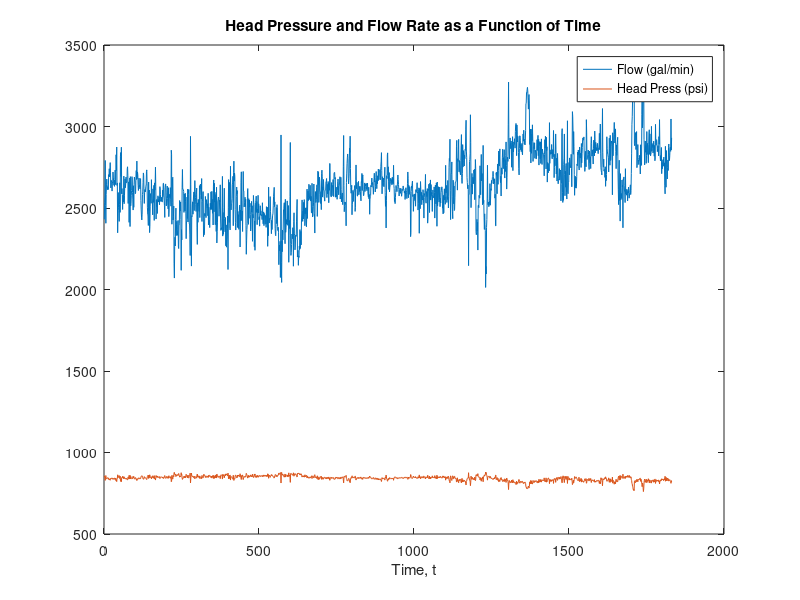
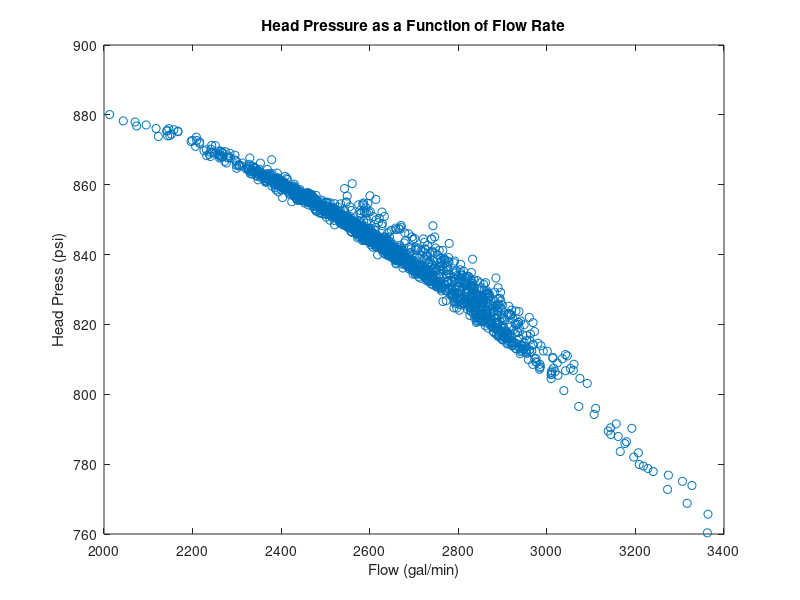
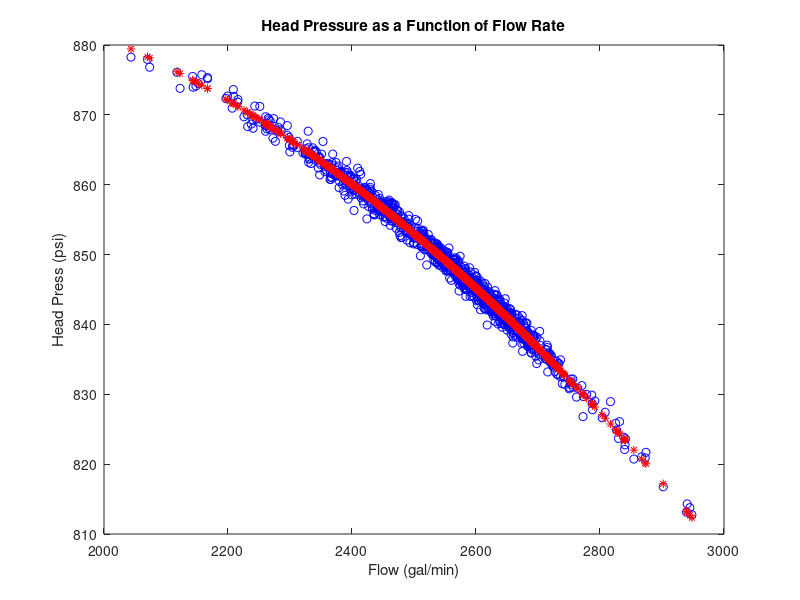
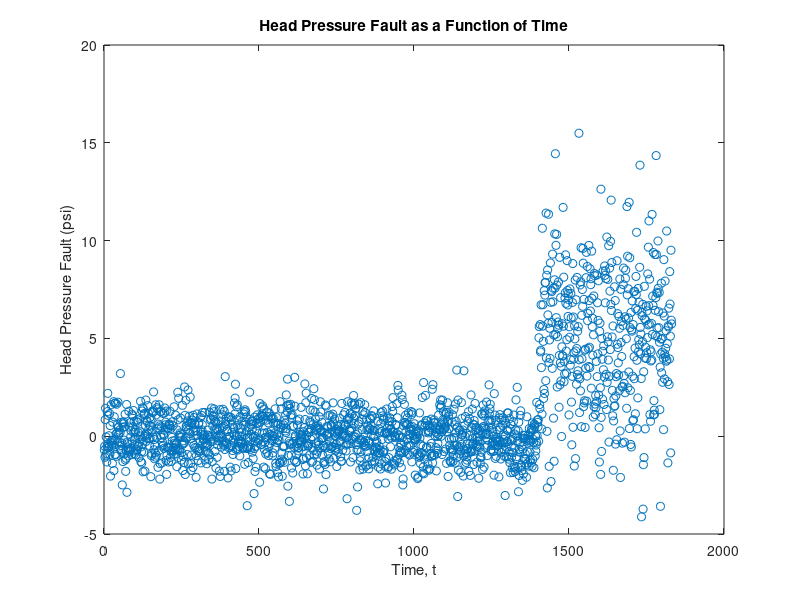

Recreate these plots in MATLAB, in order.
close all
clc
clear

load Pump_data.txt

%1a)
figure
plot(Pump_data)
xlabel('Time, t');
legend('Flow (gal/min)', 'Head Press (psi)','location','Best');
title('Head Pressure and Flow Rate as a Function of Time')

%1b)
flow=Pump_data(:,1); %gal/min
head=Pump_data(:,2); %psi

figure
plot(flow, head, 'o')
xlabel('Flow (gal/min)');
ylabel('Head Press (psi)');
title('Head Pressure as a Function of Flow Rate');

%1c)
P=polyfit(flow(1:1000), head(1:1000),2);
predhead=P(1).*flow.^2+P(2).*flow.^1+P(3);

%1d)
figure
plot(flow(1:1000), head(1:1000), 'ob')
hold on;
plot(flow(1:1000), predhead(1:1000), '*r')
xlabel('Flow (gal/min)');
ylabel('Head Press (psi)');
title('Head Pressure as a Function of Flow Rate');

%1e)    fault at 1400
error=head-predhead;
figure
plot(error,'o')
xlabel('Time, t');
ylabel('Head Pressure Fault (psi)');
title('Head Pressure Fault as a Function of Time');

%1f) yes
figure
plot(head)
xlabel('Time, t');
ylabel('Head Press (psi)');
title('Head Pressure Fault Oberservation');

%1g) 
meanerror=mean(error(1:1000));
varerror=var(error(1:1000));

outlierhigh=meanerror+2*sqrt(varerror);
outlierlow=meanerror-2*sqrt(varerror);

error=head-predhead;
figure
plot(error,'o')
hold on
plot([1,1831], [outlierhigh, outlierhigh], 'k')
plot([1,1831], [outlierlow, outlierlow], 'k')
xlabel('Time, t');
ylabel('Head Pressure Fault (psi)');
title('Head Pressure Fault as a Function of Time');

falseAlarm=length(find(error(1:1400)<=outlierlow | error(1:1400) >= outlierhigh))
missingAlarm=length(find(error(1401:end)>=outlierlow & error(1401:end) <= outlierhigh))

%1h) 
maerrortemp = filter([.2 .2 .2 .2 .2],1,error);
maerror = maerrortemp(5:end);

figure
plot(maerror, 'x')

%1i)
n=-4:.6:16;
figure
subplot(2,1,1)
hist(error,n)
subplot(2,1,2)
hist(maerror,n)

%1j) 
outliermahigh = 2;
mafalseAlarm=length(find(maerror(1:1400-5) >= outliermahigh))
mamissingAlarm=length(find(maerror(1401-5:end) <= outliermahigh))
